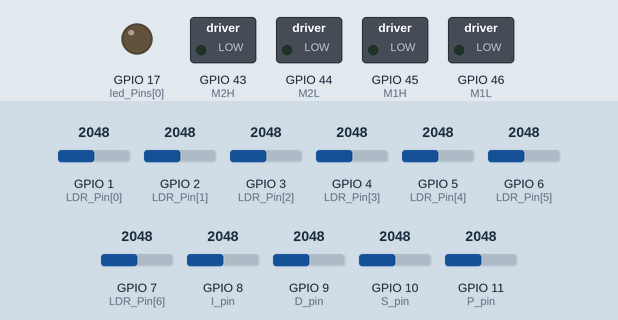
Recording of a sketch running on a simulated ESP32. Parts: switched loads named in the sketch (green lamp = pin HIGH), output pins drawn as LEDs (lit = HIGH). Inputs (shaded band) come from the test bench; at power-on: GPIO 1 (LDR_Pin[0]) = 2048, GPIO 2 (LDR_Pin[1]) = 2048, GPIO 3 (LDR_Pin[2]) = 2048, GPIO 4 (LDR_Pin[3]) = 2048, GPIO 5 (LDR_Pin[4]) = 2048, GPIO 6 (LDR_Pin[5]) = 2048, GPIO 7 (LDR_Pin[6]) = 2048, GPIO 8 (I_pin) = 2048, GPIO 9 (D_pin) = 2048, GPIO 10 (S_pin) = 2048, GPIO 11 (P_pin) = 2048. What the sketch prints to the serial monitor is not drawn.

Above: at 3.0 s.
At 10.6 s:
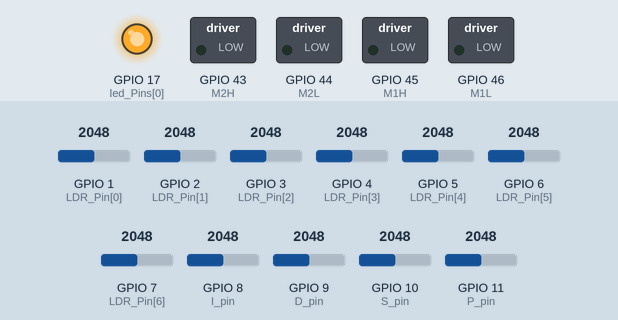
Timing chart, 0 to 12.1 s (numbered marks = the images above):
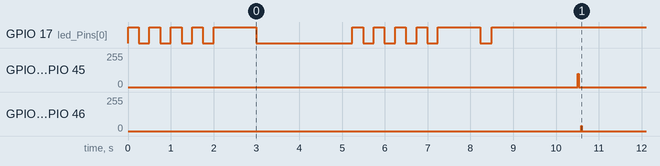

The sketch:

LF_test.ino
```cpp
/* ************************************************************************************************* /
// UCSD ECE 5 Lab 4 Code: Line Following Robot with PID
// V 5.0
// Last Modified 8/24/2026 by MingWei Yeoh, Karcher Morris, and Korey Huynh
/ ************************************************************************************************* */

/*
This is code for your PID controlled line following robot.

******      Code Table of Contents      ******

Line_Follower_Code_Basic

Declare libraries     - declares global variables so each variable can be accessed from every function
Declare Pins          - where the user sets what pin everything is connected to
Settings              - settings that can improve robot functionality and help to debug
Setup (Main)          - runs once at beginning when you press button on arduino or when you open serial monitor
Loop  (Main)          - loops forever calling on a series of function

Calibration

Main Calibrate()      - runs calibration function calls and synchronizes calibration state with different led animations

Helper_Functions

setLEDs               - turns on all LEDs in the LED_Pin array on or off
Read Potentiometers   - reads each potentiometer
Read Photoresistors   - reads each photoresistor
Run Motors            - runs motors
Calculate Error       - calculate error from photoresistor readings
PID Turn              - takes the error and implements PID control
Print                 - used for printing information but should disable when not debugging because it slows down program

*/

// Include files needed
//#include <L298NX2.h> // Using "L298N" library found through arduino library manager developed by Andrea Lombardo (https://github.com/AndreaLombardo/L298N)

// ************************************************************************************************* //
// ************************************************************************************************* //
// Change Robot Settings here

#define PRINTALLDATA       0// Human-readable diagnostics; disable while driving
#define PLOTTERDATA        1// Compact numeric telemetry for Arduino Serial Plotter
#define SCOPEDEBUG         0// Optional PWM copies of error and turn on pins 12/13
// !! Turn to 0 when running robot untethered
#define NOMINALSPEED        110// This is the base speed for both motors, can also be increased by using potentiometers

// Control and detection settings. Tune these after looking at calibration/plotter data.
const unsigned long CONTROL_PERIOD_US = 10000; // 100 Hz controller
const float MIN_LINE_CONFIDENCE = 0.60;
const float LOW_CONFIDENCE_SPEED_SCALE = 0.35;
const float FULL_CONFIDENCE_SPEED_SCALE = 1.00;
const int MAX_REQUESTED_CRUISE_SPEED = 220;
const int MAX_TURN = 160;
const float MAX_TURN_CHANGE_PER_SECOND = 1200.0;
const float DERIVATIVE_FILTER_TIME_CONSTANT_SECONDS = 0.040;
const float INTEGRAL_LIMIT = 3.0;
const int LOST_LINE_CONFIRM_CYCLES = 3;
const int REACQUIRE_CONFIRM_CYCLES = 2;
const int ACTION_HISTORY_SIZE = 16;
const unsigned long ACTION_INTERVAL_MS = 20;
const unsigned long TRACEBACK_SETTLE_MS = 60;
const int TRACEBACK_MAX_PWM = 160;
const float TRACEBACK_REVERSE_SLEW_PWM_PER_SECOND = 4000.0;
const unsigned long TELEMETRY_INTERVAL_MS = 50;
const int SCOPE_ERROR_PIN = 12;
const int SCOPE_TURN_PIN = 13;

// ************************************************************************************************* //

// ****** DECLARE PINS HERE  ******

// Taken from LEFT TO RIGHT of the robot ****** Orient yourself so that you are looking from the rear of the robot (photoresistors are farthest away from you, wheels are closest to you)

enum side {LEFT, RIGHT};

int LDR_Pin[] = {1, 2, 3, 4, 5, 6, 7}; // SET PINS CONNECTED TO PHOTORESISTORS // FROM LEFT TO RIGHT OF THE ROBOT, ROBOT IS ORIENTED WHERE PHOTORESISOTRS FARTHEST FROM YOU AND WHEELS ARE CLOSEST TO YOU

int M1H = 45;
int M1L = 46;
int M2H = 43;
int M2L = 44;

// Potentiometer Pins
const int S_pin = 10; // Pin connected to Speed potentiometer
const int P_pin = 11; // Pin connected to P term potentiometer
const int I_pin = 8; // Pin connected to I term potentiometer
const int D_pin = 9; // Pin connected to D term potentiometer

int led_Pins[] = {17};  // LEDs to indicate what part of calibration you're on and to illuminate the photoresistors

// ****** DECLARE Variables HERE  ******

//Variables Potentiometer Reading
int SpRead = 0; // speed increase
int kPRead = 0; // proportional gain
int kIRead = 0; // integral gain
int kDRead = 0; // derivative gain

// Variables for Calibration and Error Calculation
float Mn[20];
float Mx[20];
float LDRf[20];
int LDR[20];
int rawPResistorData[20];
int totalPhotoResistors = sizeof(LDR_Pin) / sizeof(LDR_Pin[0]);
int numLEDs = sizeof(led_Pins) / sizeof(led_Pins[0]);
int MxRead, MxIndex;
float CriteriaForMax;
int leftHighestPR, highestPResistor, rightHighestPR;
float AveRead, WeightedAve;

// For Motor Control
int M1SpeedtoMotor, M2SpeedtoMotor;
float Turn = 0.0;
int M1P = 0, M2P = 0;
float error, lasterror = 0, sumerror = 0;
float kP, kI, kD;
float lineConfidence = 0.0;
float sensorConfidence = 0.0;
float calibrationConfidence = 1.0;
float derivativeFiltered = 0.0;
float previousTurn = 0.0;
bool lineDetected = false;
bool tracingBack = false;
int lostLineCycles = 0;
int reacquireCycles = 0;
unsigned long previousControlTime = 0;
unsigned long previousActionTime = 0;
unsigned long previousTelemetryTime = 0;
unsigned long tracebackStartedAt = 0;
float previousErrorRate = 0.0;
float lastTraceLeft = 0.0;
float lastTraceRight = 0.0;
bool pidStableHistory[6] = {true, true, true, true, true, true};
int pidHistoryIndex = 0;

struct WheelAction {
int leftSpeed;
int rightSpeed;
};

WheelAction actionHistory[ACTION_HISTORY_SIZE];
int historyHead = 0;
int historyCount = 0;

String whitevals = "White: ";

String blackvals = "Black: ";

String deltavals = "Delta: ";

// ************************************************************************************************* //
// setup - runs once

int reading = 0;

void setup() {
Serial.begin(115200);                          // Fast enough for nonblocking plotter telemetry
ledcAttach(M1H, 12000, 8);  // 12 kHz PWM, 8-bit resolution
ledcAttach(M1L, 12000, 8);
ledcAttach(M2H, 12000, 8);
ledcAttach(M2L, 12000, 8);
if (SCOPEDEBUG) {
ledcAttach(SCOPE_ERROR_PIN, 12000, 8);
ledcAttach(SCOPE_TURN_PIN, 12000, 8);
}
for (int i = 0; i < numLEDs; i++)
pinMode(led_Pins[i], OUTPUT);                // Initialize all LEDs to output

Calibrate();                                   // Calibrate black and white sensing
float spanQualitySum = 0.0;
for (int i = 0; i < totalPhotoResistors; i++)
spanQualitySum += constrain(abs(Mx[i] - Mn[i]) / 1000.0, 0.0, 1.0);
calibrationConfidence = spanQualitySum / totalPhotoResistors;
for (int i = 0; i < totalPhotoResistors; i++)
whitevals += String(Mn[i]) + " ";  // Store the White values that will be used by the robot

for (int i = 0; i < totalPhotoResistors; i++)
  blackvals += String(Mx[i]) + " ";  // Store the Black values that will be used by the robot

for (int i = 0; i < totalPhotoResistors; i++)
  deltavals += String(Mx[i] - Mn[i]) + " ";  // Print the Difference between the White and Black valuess

ReadPotentiometers();                          // Read potentiometer values (Sp, P, I, & D)
previousControlTime = micros();

} // end setup()


// ************************************************************************************************* //
// loop - runs/loops forever
void loop() {
unsigned long now = micros();
if ((unsigned long)(now - previousControlTime) < CONTROL_PERIOD_US)
return;

float dt = (float)(now - previousControlTime) / 1000000.0;
previousControlTime = now;

ReadPotentiometers(); // Read potentiometers

ReadPhotoResistors(); // Read photoresistors

CalcError();          // Calculates error

if (sensorConfidence < MIN_LINE_CONFIDENCE) {
lostLineCycles++;
reacquireCycles = 0;
} else {
reacquireCycles++;
if (reacquireCycles >= REACQUIRE_CONFIRM_CYCLES) {
lineDetected = true;
lostLineCycles = 0;
tracingBack = false;
}
}

if (lostLineCycles >= LOST_LINE_CONFIRM_CYCLES) {
if (!tracingBack)
tracebackStartedAt = millis();
tracingBack = true;
if (historyCount > 0) {
if (millis() - tracebackStartedAt < TRACEBACK_SETTLE_MS) {
runMotorAtSpeed(LEFT, 0);
runMotorAtSpeed(RIGHT, 0);
} else {
TraceBack(dt);   // Physically undo recent wheel actions until the line is found
}
} else {
tracingBack = true;
M1SpeedtoMotor = 0;
M2SpeedtoMotor = 0;
runMotorAtSpeed(LEFT, 0);
runMotorAtSpeed(RIGHT, 0);
}
} else {
PID_Turn(dt);        // Fixed-time PID control
RunMotors();         // Confidence-aware motor mixing
}

if (PRINTALLDATA)     // If PRINTALLDATA Enabled, Print all the data
Print();
if (PLOTTERDATA && millis() - previousTelemetryTime >= TELEMETRY_INTERVAL_MS) {
PrintPlotter();
previousTelemetryTime = millis();
}
} // end loop()


// ************************************************************************************************* //
// function to calibrate

void Calibrate() {

int numberOfMeasurements = 50;                // set number Of Measurements to take

CalibrateHelper(numberOfMeasurements, false); // White Calibration

setLeds(0);                                   // Turn off LEDs to indicate user to calibrate other color
delay(2000);

CalibrateHelper(numberOfMeasurements, true);  // Black Calibration

Serial.print("White Vals:  ");
for (int i = 0; i < totalPhotoResistors; i++)
Serial.print(String(Mn[i]) + " ");          // Print the White values that will be used by the robot
Serial.println();

Serial.print("Black Vals:  ");
for (int i = 0; i < totalPhotoResistors; i++)
Serial.print(String(Mx[i]) + " ");          // Print the Black values that will be used by the robot
Serial.println();

Serial.print("Delta Vals:  ");
for (int i = 0; i < totalPhotoResistors; i++)
Serial.print(String(Mx[i] - Mn[i]) + " ");  // Print the Difference between the White and Black valuess
Serial.println();

setLeds(1);                                   // Turn LEDs on
delay(2000);

} // end Calibrate()

void CalibrateHelper(int numberOfMeasurements, boolean ifCalibratingBlack) {

if (ifCalibratingBlack)
Serial.println("\nCalibrating Black");
else
Serial.println("\nCalibrating White");
// Indicate that calibration is starting
for (int i = 0; i < 4; i++) {
setLeds(1); // turn the LEDs on
delay(250); // wait
setLeds(0); // turn the LEDs off
delay(250); // wait
}

setLeds(1);
delay(250);

for (int i = 0; i < numberOfMeasurements; i++) {
for (int pin = 0; pin < totalPhotoResistors; pin++) {
LDRf[pin] = LDRf[pin] + (float)analogRead(LDR_Pin[pin]);
delay(2);
}
Serial.print(". ");
}
for (int pin = 0; pin < totalPhotoResistors; pin++) {
if (ifCalibratingBlack) {                                   // updating cooresponding array based on if we are calibrating black or white
Mx[pin] = round(LDRf[pin] / (float)numberOfMeasurements); // take average and store for black
}
else {
Mn[pin] = round(LDRf[pin] / (float)numberOfMeasurements); // take average and store for white
}
LDRf[pin] = 0.0;
}

Serial.println(" Done!");
setLeds(0);
delay(250);
}

// Set all LEDs to a certain brightness
void setLeds(int x) {
for (int i = 0; i < numLEDs; i++)
digitalWrite(led_Pins[i], x);
}

// Recall your Challenge #1 Code************************************************************ //
// function to read and map values from potentiometers
void ReadPotentiometers() {
// Call on user-defined function to read Potentiometer values
SpRead = ReadPotentiometerHelper(S_pin, 0, 4095, 0, 100); // We want to read a potentiometer for S_pin with resolution from 0 to 1023 and potentiometer range from 0 to 100.
kPRead = ReadPotentiometerHelper(P_pin, 0, 4095, 0, 100); // We want to read a potentiometer for P_pin with resolution from 0 to 1023 and potentiometer range from 0 to 100.
kIRead = ReadPotentiometerHelper(I_pin, 0, 4095, 0, 100); // We want to read a potentiometer for I_pin with resolution from 0 to 1023 and potentiometer range from 0 to 100.
kDRead = ReadPotentiometerHelper(D_pin, 0, 4095, 0, 100); // We want to read a potentiometer for D_pin with resolution from 0 to 1023 and potentiometer range from 0 to 100.

} // end ReadPotentiometers()

int ReadPotentiometerHelper(int pin, int min_resolution, int max_resolution, int min_potentiometer, int max_potentiometer) {
return map(analogRead(pin), min_resolution, max_resolution, min_potentiometer, max_potentiometer);
}

// Recall your Challenge #2 Code************************************************************ //
// Function to read photo resistors and map from 0 to 100
void ReadPhotoResistors() {
for (int i = 0; i < totalPhotoResistors; i++) {
rawPResistorData[i] = analogRead(LDR_Pin[i]);
float span = Mx[i] - Mn[i];
if (abs(span) < 1.0) {
LDR[i] = 0; // invalid calibration span; avoid division by zero
} else {
float normalized = 100.0 * ((float)rawPResistorData[i] - Mn[i]) / span;
LDR[i] = constrain((int)round(normalized), 0, 100);
}
}

} // end ReadPhotoResistors()

// Recall your Challenge #3 Code************************************************************ //
// function to start motors using nominal speed + speed addition from potentiometer
void RunMotors() {
float confidenceScale = LOW_CONFIDENCE_SPEED_SCALE +
constrain(lineConfidence, 0.0f, 1.0f) *
(FULL_CONFIDENCE_SPEED_SCALE - LOW_CONFIDENCE_SPEED_SCALE);
float requestedBase = min((float)(NOMINALSPEED + SpRead),
(float)MAX_REQUESTED_CRUISE_SPEED);
float baseSpeed = requestedBase * confidenceScale;

float leftCommand = baseSpeed - Turn;
float rightCommand = baseSpeed + Turn;

// Preserve the left/right ratio if either command exceeds the PWM range.
float largest = max(abs(leftCommand), abs(rightCommand));
if (largest > 255.0) {
float scale = 255.0 / largest;
leftCommand *= scale;
rightCommand *= scale;
}

M1SpeedtoMotor = constrain((int)round(leftCommand), -255, 255);
M2SpeedtoMotor = constrain((int)round(rightCommand), -255, 255);

runMotorAtSpeed(LEFT, M2SpeedtoMotor); // run right motor
runMotorAtSpeed(RIGHT, M1SpeedtoMotor); // run left motor
// Preserve the actual logical LEFT/RIGHT commands, matching the calls above.
StoreAction(M2SpeedtoMotor, M1SpeedtoMotor);
} // end RunMotors()

void StoreAction(int leftSpeed, int rightSpeed) {
if (millis() - previousActionTime < ACTION_INTERVAL_MS)
return;
previousActionTime = millis();
actionHistory[historyHead] = {leftSpeed, rightSpeed};
historyHead = (historyHead + 1) % ACTION_HISTORY_SIZE;
if (historyCount < ACTION_HISTORY_SIZE)
historyCount++;
}

void TraceBack(float dt) {
tracingBack = true;
historyHead = (historyHead - 1 + ACTION_HISTORY_SIZE) % ACTION_HISTORY_SIZE;
WheelAction action = actionHistory[historyHead];
historyCount--;

float targetLeft = constrain(-action.leftSpeed, -TRACEBACK_MAX_PWM, TRACEBACK_MAX_PWM);
float targetRight = constrain(-action.rightSpeed, -TRACEBACK_MAX_PWM, TRACEBACK_MAX_PWM);
float maxChange = TRACEBACK_REVERSE_SLEW_PWM_PER_SECOND * dt;
lastTraceLeft = constrain(targetLeft, lastTraceLeft - maxChange, lastTraceLeft + maxChange);
lastTraceRight = constrain(targetRight, lastTraceRight - maxChange, lastTraceRight + maxChange);
int reverseLeft = (int)round(lastTraceLeft);
int reverseRight = (int)round(lastTraceRight);
M2SpeedtoMotor = reverseLeft;
M1SpeedtoMotor = reverseRight;
runMotorAtSpeed(LEFT, reverseLeft);
runMotorAtSpeed(RIGHT, reverseRight);
}

// A function that commands a specified motor to move towards a given direction at a given speed
void runMotorAtSpeed(side _side, int speed) {
if (_side == LEFT) {
if (speed > 0)         {       // swap direction if speed is negative
ledcWrite(M1H, speed);
ledcWrite(M1L, 0);          // sets the direction of the motor from arguments
} else {
ledcWrite(M1H, 0);
ledcWrite(M1L, abs(speed)); // sets the direction of the motor from arguments
}
}
if (_side == RIGHT) {
if (speed > 0)  {              // swap direction if speed is negative
ledcWrite(M2H, speed);
ledcWrite(M2L, 0); // sets the direction of the motor from arguments
} else {
ledcWrite(M2H, 0);
ledcWrite(M2L, abs(speed)); // sets the direction of the motor from arguments
}
}
}


// ************************************************************************************************* //
// Calculate error from photoresistor readings
void CalcError() {
float weightedSum = 0.0;
float sensorSum = 0.0;
float peak = 0.0;
float minimum = 100.0;
int activeSensors = 0;
int peakIndex = 0;

for (int i = 0; i < totalPhotoResistors; i++) {
float position = (float)i - ((float)(totalPhotoResistors - 1) / 2.0);
weightedSum += (float)LDR[i] * position;
sensorSum += (float)LDR[i];
if (LDR[i] > peak) {
peak = LDR[i];
peakIndex = i;
}
minimum = min(minimum, (float)LDR[i]);
if (LDR[i] >= 25)
activeSensors++;
}

float average = sensorSum / (100.0 * totalPhotoResistors);
float peakScore = peak / 100.0;
float contrastScore = (peak - minimum) / 100.0;
float activeScore = constrain(1.0 - abs(activeSensors - 2) / 5.0, 0.0, 1.0);
float localEnergy = LDR[peakIndex];
if (peakIndex > 0) localEnergy += LDR[peakIndex - 1];
if (peakIndex + 1 < totalPhotoResistors) localEnergy += LDR[peakIndex + 1];
float localScore = sensorSum > 0.0 ? constrain(localEnergy / sensorSum, 0.0, 1.0) : 0.0;

// Sensor-side portion of yesterday's eight-factor confidence score.
sensorConfidence = 0.10 * calibrationConfidence +
0.20 * peakScore +
0.15 * contrastScore +
0.10 * activeScore +
0.10 * localScore;
sensorConfidence /= 0.65; // normalize sensor-only evidence to 0..1 for loss detection
sensorConfidence = constrain(sensorConfidence, 0.0, 1.0);
lineDetected = sensorConfidence >= MIN_LINE_CONFIDENCE;

// Keep the last meaningful error during a brief loss; traceback handles a confirmed loss.
if (sensorSum > 0.0)
error = weightedSum / sensorSum;

} // end CalcError()

// ************************************************************************************************* //
// PID Function
void PID_Turn(float dt) {
kP = (float)kPRead * 1.;    // each of these scaling factors can change depending on how influential you want them to be
kI = (float)kIRead * 0.001;
kD = (float)kDRead * 0.02;

if (dt <= 0.0)
dt = (float)CONTROL_PERIOD_US / 1000000.0;

float derivativeRaw = (error - lasterror) / dt;
float derivativeAlpha = dt / (DERIVATIVE_FILTER_TIME_CONSTANT_SECONDS + dt);
derivativeFiltered += derivativeAlpha * (derivativeRaw - derivativeFiltered);

float candidateIntegral = constrain(sumerror + error * dt,
-INTEGRAL_LIMIT, INTEGRAL_LIMIT);
float unsaturatedTurn = error * kP + candidateIntegral * kI + derivativeFiltered * kD;

float continuityScore = 1.0 - constrain(abs(error - lasterror) / 3.0, 0.0, 1.0);
float pidOutputScore = 1.0 - constrain(abs(unsaturatedTurn) / 220.0, 0.0, 1.0);
bool pidStable = abs(derivativeRaw) <= 150.0 && abs(unsaturatedTurn) <= 220.0;
pidStableHistory[pidHistoryIndex] = pidStable;
pidHistoryIndex = (pidHistoryIndex + 1) % 6;
int stableChecks = 0;
for (int i = 0; i < 6; i++)
stableChecks += pidStableHistory[i] ? 1 : 0;
float historyScore = stableChecks / 6.0;
lineConfidence = constrain(0.65 * sensorConfidence +
0.10 * continuityScore +
0.10 * pidOutputScore +
0.15 * historyScore,
0.0, 1.0);

// Conditional integration: do not wind the integrator farther into saturation.
bool drivesOutOfSaturation = (unsaturatedTurn > MAX_TURN && error < 0.0) ||
(unsaturatedTurn < -MAX_TURN && error > 0.0);
if (abs(unsaturatedTurn) <= MAX_TURN || drivesOutOfSaturation)
sumerror = candidateIntegral;

if (abs(error) < 0.02)
sumerror = 0.0;

float requestedTurn = error * kP + sumerror * kI + derivativeFiltered * kD;
requestedTurn = constrain(requestedTurn, -(float)MAX_TURN, (float)MAX_TURN);
float maxTurnChange = MAX_TURN_CHANGE_PER_SECOND * dt;
Turn = constrain(requestedTurn,
previousTurn - maxTurnChange,
previousTurn + maxTurnChange);
previousTurn = Turn;

lasterror = error;

if (SCOPEDEBUG) {
ledcWrite(SCOPE_ERROR_PIN, constrain((int)round((error + 3.0) * 255.0 / 6.0), 0, 255));
ledcWrite(SCOPE_TURN_PIN, constrain((int)round((Turn + MAX_TURN) * 255.0 /
(2.0 * MAX_TURN)), 0, 255));
}

} // end PID_Turn()

// ************************************************************************************************* //
// function to print values of interest
void Print() {
Serial.print(" Sp: " + String(SpRead) + " P: " + String(kP) + " I: " + String(kI) + " D: " + String(kD) + "  PResistor Val : "); // Prints PID settings

for (int i = 0; i < totalPhotoResistors; i++) { // Printing the photo resistor reading values one by one
Serial.print(LDR[i]);
//Serial.print(rawPResistorData[i]); //Uncomment this if you would prefer to see raw photoresistor readings
Serial.print(" ");
}

Serial.print(" Error: " + String(error));      // this will show the calculated error (-3 through 3)

Serial.println("  LMotor:  " + String(M1SpeedtoMotor) + "  RMotor:  " + String(M2SpeedtoMotor));    // This prints the arduino output to each motor so you can see what the values are (0-255)
setLeds(0);
delay(100);                                    // just here to slow down the output for easier reading. Don't comment out or else it'll slow down the processor on the arduino
setLeds(1);
delay(100);

} // end Print()

void PrintPlotter() {
Serial.print("Error:");
Serial.print(error, 3);
Serial.print(" Confidence:");
Serial.print(lineConfidence, 1);
Serial.print(" Turn:");
Serial.print(Turn, 1);
Serial.print(" LeftMotor:");
Serial.print(M1SpeedtoMotor);
Serial.print(" RightMotor:");
Serial.print(M2SpeedtoMotor);
Serial.print(" LineDetected:");
Serial.print(lineDetected ? 100 : 0);
Serial.print(" Traceback:");
Serial.println(tracingBack ? 100 : 0);
}
```

Measured:
- by itself, GPIO 43 (M2H), GPIO 45 (M1H): 0/255 → 99/255 at 10.5 s, → 0/255 0.02 s later
- by itself, GPIO 44 (M2L), GPIO 46 (M1L): 0/255 → 41/255 at 10.6 s, → 0/255 0.01 s later
